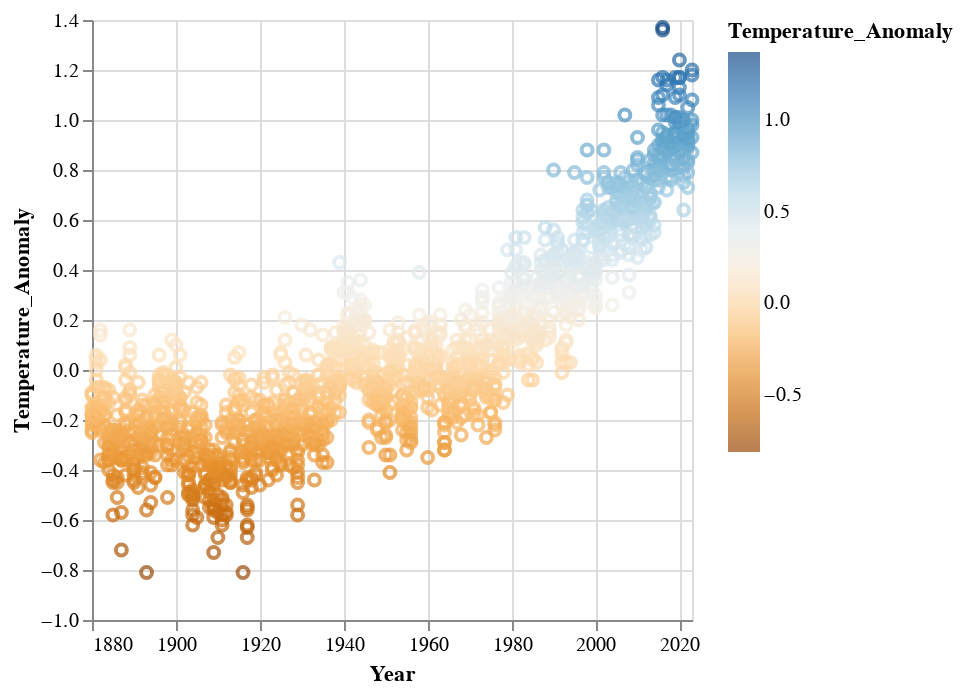

Source (notebook cell):
### Code cell
alt.Chart(df).mark_point().encode(
    x = alt.X("Year:T"),
    y = alt.Y("Temperature_Anomaly:Q"),
    color = alt.Color("Temperature_Anomaly:Q", scale = alt.Scale(range="diverging"))
)

### Figure 1 — Vega-Lite specification as saved in the notebook (floating-point values rounded to 4 significant figures; data arrays with more than 128 entries replaced by an {"elided": "..."} marker saying what was removed)
{"config": {"view": {"continuousWidth": 300, "continuousHeight": 300}}, "data": {"name": "data-8307d72c2e1ab2354f602befebee8ff5"}, "mark": {"type": "point"}, "encoding": {"color": {"field": "Temperature_Anomaly", "scale": {"range": "diverging"}, "type": "quantitative"}, "x": {"field": "Year", "type": "temporal"}, "y": {"field": "Temperature_Anomaly", "type": "quantitative"}}, "$schema": "https://vega.github.io/schema/vega-lite/v5.20.1.json", "datasets": {"data-8307d72c2e1ab2354f602befebee8ff5": {"elided": "1723 records"}}}
